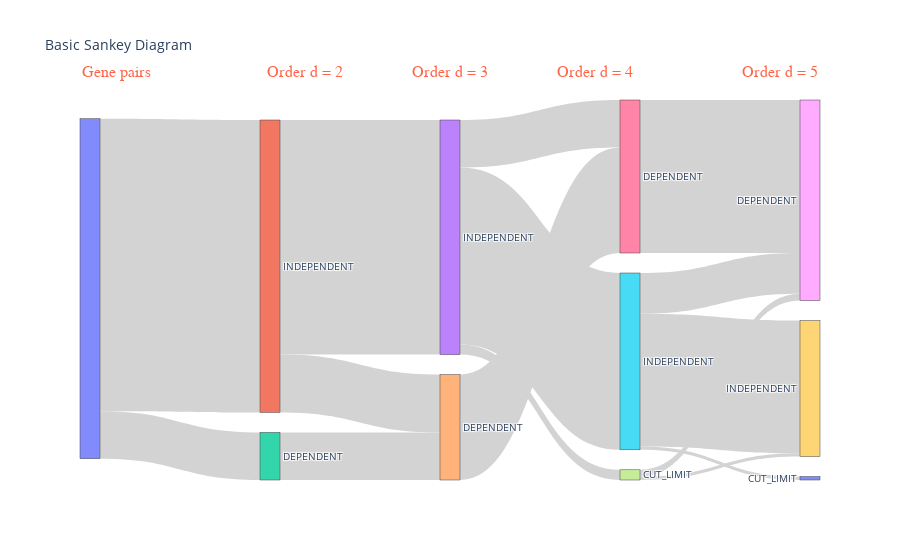

Notebook source saved alongside this figure:
### Code cell
sankey_from_df(result_summary_d)

### Figure 1 — Plotly figure (JSON) as saved in the notebook; plotly's stock layout.template omitted (floating-point values rounded to 4 significant figures)
{"data": [{"link": {"color": "lightgrey", "source": [0, 0, 1, 1, 2, 2, 3, 3, 3, 4, 4, 4, 5, 5, 5, 6, 6, 6, 7, 7, 7], "target": [1, 2, 3, 4, 3, 4, 5, 6, 7, 5, 6, 7, 8, 9, 10, 8, 9, 10, 8, 9, 10], "value": [86, 14, 69, 17, 0, 14, 52, 14, 3, 0, 31, 0, 12, 39, 1, 45, 0, 0, 2, 1, 0]}, "node": {"label": ["", "INDEPENDENT", "DEPENDENT", "INDEPENDENT", "DEPENDENT", "INDEPENDENT", "DEPENDENT", "CUT_LIMIT", "DEPENDENT", "INDEPENDENT", "CUT_LIMIT"]}, "type": "sankey"}], "layout": {"annotations": [{"align": "center", "font": {"color": "tomato", "family": "Courier New, monospace", "size": 16}, "showarrow": false, "text": "Gene pairs", "x": 0, "xref": "paper", "y": 1.1, "yref": "paper"}, {"align": "center", "font": {"color": "tomato", "family": "Courier New, monospace", "size": 16}, "showarrow": false, "text": "Order d = 2", "x": 0.25, "xref": "paper", "y": 1.1, "yref": "paper"}, {"align": "center", "font": {"color": "tomato", "family": "Courier New, monospace", "size": 16}, "showarrow": false, "text": "Order d = 3", "x": 0.5, "xref": "paper", "y": 1.1, "yref": "paper"}, {"align": "center", "font": {"color": "tomato", "family": "Courier New, monospace", "size": 16}, "showarrow": false, "text": "Order d = 4", "x": 0.75, "xref": "paper", "y": 1.1, "yref": "paper"}, {"align": "center", "font": {"color": "tomato", "family": "Courier New, monospace", "size": 16}, "showarrow": false, "text": "Order d = 5", "x": 1, "xref": "paper", "y": 1.1, "yref": "paper"}], "font": {"size": 10}, "plot_bgcolor": "rgba(0,0,0,0)", "title": {"text": "Basic Sankey Diagram"}, "xaxis": {"showgrid": false, "visible": false, "zeroline": false}, "yaxis": {"showgrid": false, "visible": false, "zeroline": false}}}
